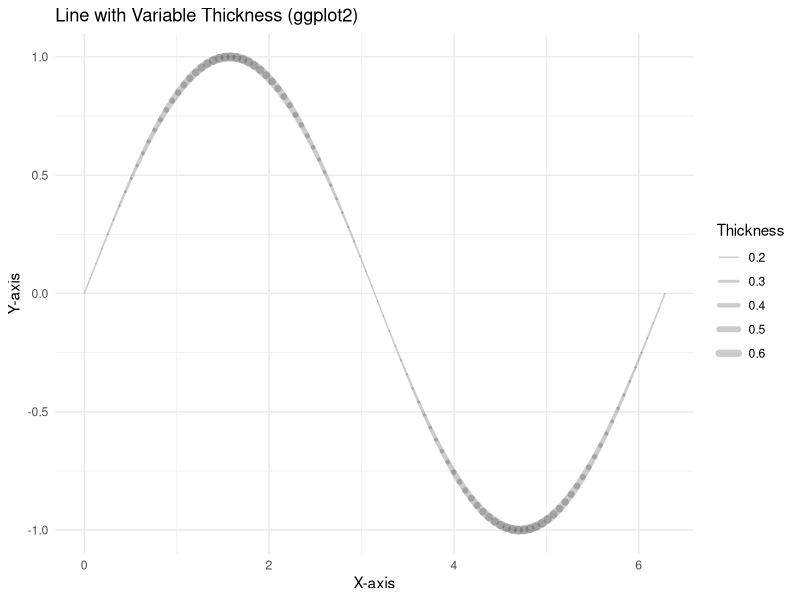
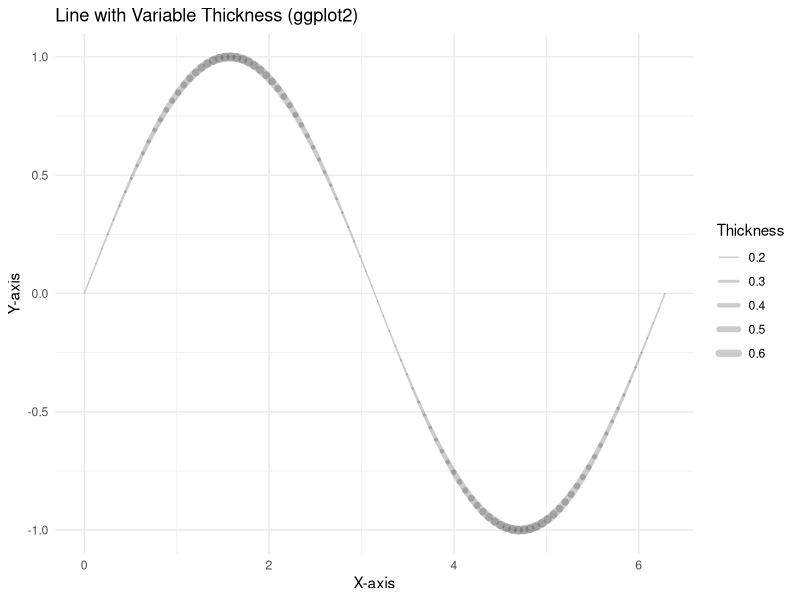

These figures' R source, in order:

#### ggplot comparison ####
# Load required libraries
library(ggplot2)
library(dplyr)
library(svglite)

# Create a sample dataset

npts <- 100
x <- seq(0, 2 * pi, length.out = npts)
y <- sin(x)
data <- data.frame(
  x = x,
  y = y
)

# Calculate thickness as a function of distance from zero
data <- data %>%
  mutate(thickness = 0.2 + 0.5 * abs(sin(x))^2)

# Define the color with transparency
line_color <- adjustcolor("black", alpha.f = 0.2) 

# Plot the data with variable thickness
p <- ggplot(data, aes(x = x, y = y)) +
  geom_path(aes(linewidth = thickness), lineend = "round", color = line_color) +
  scale_linewidth_continuous(range = c(0.5, 3)) + 
  theme_minimal()+
  theme(
    panel.background = element_rect(fill = "white", color = NA),
    plot.background = element_rect(fill = "white", color = NA)
  ) +
  labs(title = "Line with Variable Thickness (ggplot2)",
       x = "X-axis",
       y = "Y-axis",
       linewidth = "Thickness")

# Save the plot as an SVG file
ggsave("images/ggplot_example.svg", plot = p,  width = 5, height = 2, device = "svg")
ggsave("images/ggplot_example.png", plot = p,  width = 5, height = 2, device = "png")
